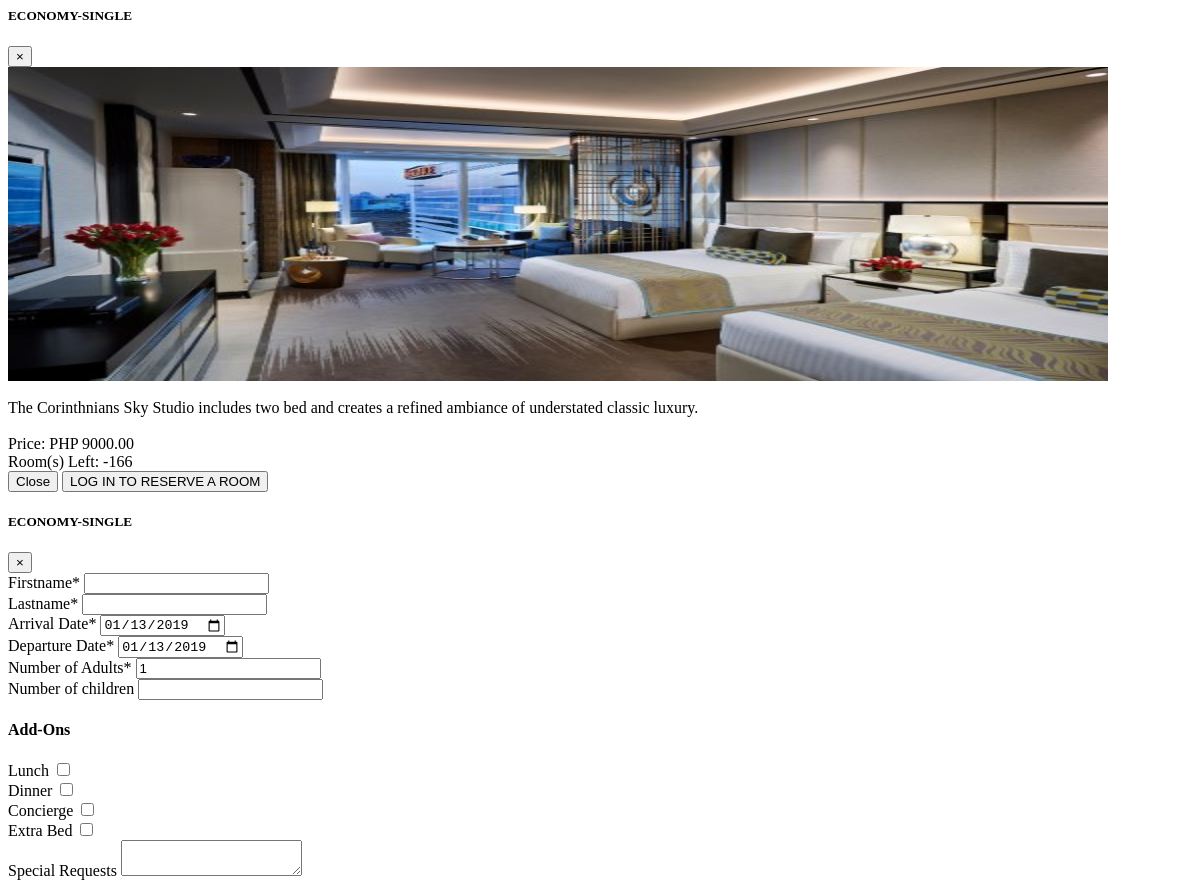
The app's page /modals/suites/economy/modal.php (upper part), older data.
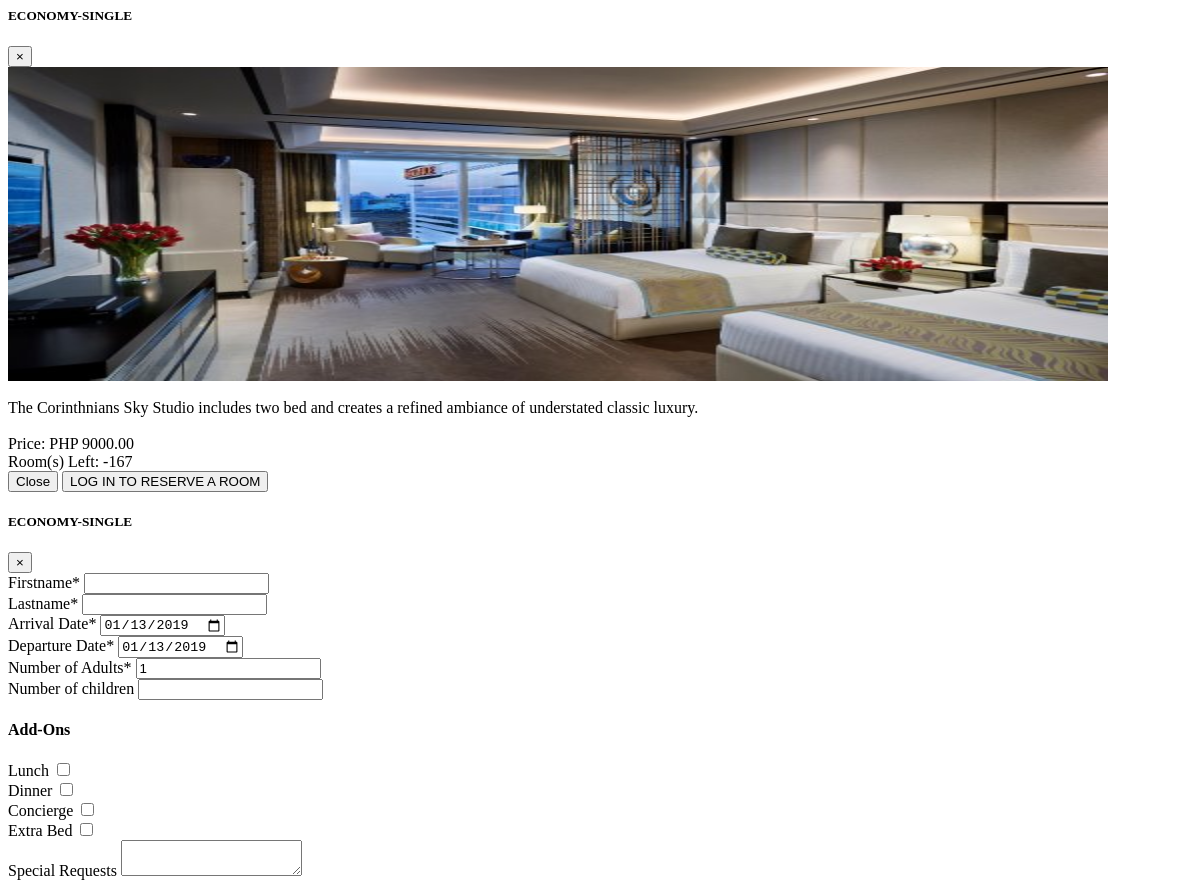
The same page, newer data.
### tables this page shows
CREATE TABLE `bedroom` (
  `Bed_ID` int(11) NOT NULL,
  `Bed_Adult` tinyint(5) NOT NULL,
  `Bed_Child` tinyint(5) DEFAULT NULL,
  `Bed_Type` varchar(15) NOT NULL,
  `Bed_Available` int(11) NOT NULL,
  `Bed_Description` varchar(500) NOT NULL,
  `Bed_Price` decimal(6,2) NOT NULL,
  `Bed_Image` varchar(100) DEFAULT NULL,
  `status` varchar(15) NOT NULL
);

### modals/suites/economy/modal.php (the view, shortened to what this page needs)
<?php
    include('conn.php');
?>
<?php
    if(isset($_SESSION['accounts']) != "") {
        $islogin = "<button type='button' class='btn btn-primary' data-toggle='modal' data-dismiss='modal' data-target='#reserve-modal-economy' onclick='test()'>BOOK NOW</button>";
    } else {
        $islogin = $islogin = "<a href='login/'><button type='button' class='btn btn-primary'>LOG IN TO RESERVE A ROOM</button></a>";
    }
?>
<div class="modal fade custm-modal" id="economy-modal" tabindex="-1" role="dialog" aria-labelledby="exampleModalCenterTitle" aria-hidden="true">
  <div class="modal-dialog" role="document">
    <div class="modal-content">
      <div class="modal-header custm-header">
        <h5 class="custm-title" id="">ECONOMY-SINGLE</h5>
        <button type="button" class="close" data-dismiss="modal" aria-label="Close">
          <span aria-hidden="true">&times;</span>
        </button>
      </div>
      <div class="modal-body custm-body">
        <div id="demo" class="carousel slide" data-ride="carousel">
            <div class="carousel-inner">
                <div class="carousel-item active">
                    <img src="images/sky-studio.jpg" alt="Los Angeles" width="1100" height="500">
                </div>
            </div>
        </div>
        <?php
			$query2 = " SELECT * FROM bedroom WHERE Bed_Type = 'STUDIO-ROOM'";
			$result2 = mysqli_query($db, $query2);
				if (mysqli_num_rows($result2) > 0) {
					while ($row2 = mysqli_fetch_array($result2)) {
                        ?>
                        <br/>
                            <label class="custm-description mt-2"> <?php echo$row2['Bed_Description'] ?></label>
                            <br/>
                            <br/>
                                <label class="custm-description">Price: PHP <?php echo $row2['Bed_Price']; ?></label>
                                <br/>
								<label class="custm-description">Room(s) Left: <?php echo $row2['Bed_Available']; ?></label>
						<?php
					}
				}
		?>
      </div>
      <div class="modal-footer custm-footer">
        <button type="button" class="btn btn-secondary" data-dismiss="modal">Close</button>
        <?php echo $islogin ?>
      </div>
    </div>
  </div>
</div>
<?php include('reserve-modal.php') ?>

### modals/suites/economy/reserve-modal.php (shortened to what this page needs)
<div class="modal fade" id="reserve-modal-economy" tabindex="-1" role="dialog" aria-labelledby="exampleModalCenterTitle" aria-hidden="true">
  <div class="modal-dialog" role="document">
    <div class="modal-content">
      <div class="modal-header">
      <?php
           $query = "SELECT * FROM bedroom WHERE Bed_Type = 'ECONOMY-SINGLE'";
           $result = mysqli_query($db,$query);
           $row = mysqli_fetch_array($result);
      ?>
        <h5 class="custm-title" id=""><?php echo$row['Bed_Type'] ?></h5>
        <button type="button" class="close" data-dismiss="modal" aria-label="Close">
          <span aria-hidden="true">&times;</span>
        </button>
      </div>
      <div class="modal-body">
        <form id="details-form-economy">
            <div class="row">
                <div class="col-md-12">
                    <div class="row">
                        <div class="col-md-6">
                            <label class="custm-input-label" for="firstname">Firstname<span class="asterisk">*</span>
                                <input type="text" class="form-control custm-input" name="firstname" id="firstname-economy" required></input>
                            </label>
                        </div>
                        <div class="col-md-6">
                            <label class="custm-input-label" for="lastname">Lastname<span class="asterisk">*</span>
                                <input type="text" class="form-control custm-input" name="lastname" id="lastname-economy" required></input>
                            </label>
                        </div>
                    </div>
                    <div class="row">
                        <div class="col-md-6">
                            <label class="custm-input-label" for="arrival">Arrival Date<span class="asterisk">*</span>
                                <input type="date" class="form-control custm-input" name="arrival" id="arrival-economy" value="<?php echo date('Y-m-d') ?>" min="<?php echo date('Y-m-d') ?>" required></input>
                            </label>
                        </div>
                        <div class="col-md-6">
                            <label class="custm-input-label" for="departure">Departure Date<span class="asterisk">*</span>
                                <input type="date" class="form-control custm-input" name="departure" id="departure-economy" value="<?php echo date('Y-m-d') ?>" min="<?php echo date('Y-m-d') ?>" required></input>
                            </label>
                        </div>
                    </div>
                    <div class="row">
                        <div class="col-md-6">
                            <label class="custm-input-label" for="adult">Number of Adults<span class="asterisk">*</span>
                                <input type="number" class="form-control custm-input" name="adult" id="adult-economy" value="1" min="1" required></input>
                            </label>
                        </div>
                        <div class="col-md-6">
                            <label class="custm-input-label" for="child">Number of children
                                <input type="number" class="form-control custm-input" name="child" id="child-economy"></input>
                            </label>
                        </div>
                    </div>
                    <div class="row mt-2">
                        <div class="col-md-12">
                            <h4 class="text-center">Add-Ons</h4>
                        </div>
                    </div>
                    <div class="row">
                        <div class="col-md-4" id="lunchChecked">
                                <label class="custm-input-label checkbox-container">Lunch
                                    <input type="checkbox" value="" name="add[]" id="lunch-economy" onchange="addonsEconomy()"> <span class="checkmark"></span>
                                </label>
                        </div>
                        <div class="col-md-4" id="dinnerChecked">
                            <label class="custm-input-label checkbox-container">Dinner
                                <input type="checkbox" value=""  name="add[]" id="dinner-economy" onchange="addonsEconomy()"> <span class="checkmark"></span>
                            </label>
                        </div>
                        <div class="col-md-4" id="conChecked">
                            <label class="custm-input-label checkbox-container">Concierge
                                <input type="checkbox" value="" name="add[]" id="concierge-economy" onchange="addonsEconomy()">  <span class="checkmark"></span>
                            </label>
                        </div>
                    </div>
                    <div class="row">
                        <div class="col-md-6" id="bedChecked">
                            <label class="custm-input-label checkbox-container">Extra Bed
                                <input type="checkbox" value="" name="add[]" id="bed-economy" onchange="addonsEconomy()"> <span class="checkmark" checked=""></span>
                            </label>
                        </div>
                    </div>
                    <div class="row mt-2">
                        <div class="col-md-12">
                            <label for="remarsks" class="custm-input-label">Special Requests
                                <textarea class="custm-input custm-textarea col-md-12" name="remarks" id="remarks-economy"></textarea>
                            </label>
                        </div>
                    </div>
                </div>
            </div>
            </form>
    </div>
    </div>
  </div>
</div>

### modals/suites/economy/modal.php (style rules this page uses)
.carousel-inner > .carousel-item > img { max-width: 100%; display: block; height: 40%; line-height: 1; }

Row changes from the older to the newer data that the page shows:
changed bedroom (number 1 of 2 on the later page): Bed_Available "-166" → "-167"
